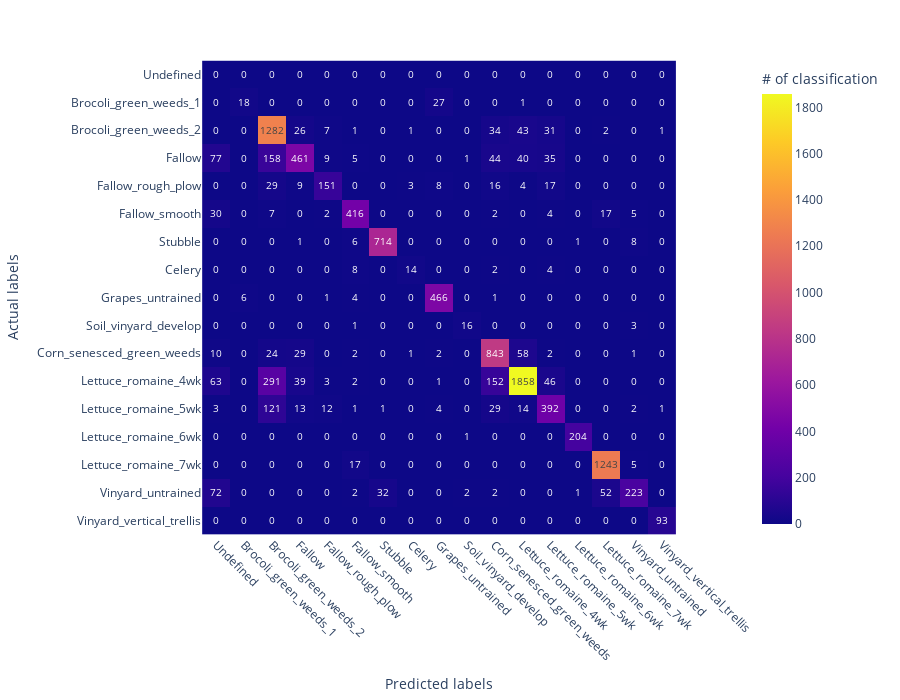

Source (notebook cell):
### Code cell
import plotly.express as px

def show_confusion_matrix(confusion_matrix, labels):
    fig = px.imshow(confusion_matrix, text_auto=True, 
                    labels=dict(x='Predicted labels', y='Actual labels', color='# of classification'),
                    x = labels,
                    y = labels,
                    height=700
                    )
    fig.update_xaxes(tickangle=45)
    fig.show()

conf_matrix = dict_results['IndianPines_FastICA_8_hamida']['Confusion matrix'][0]
show_confusion_matrix(conf_matrix, labels=SALINAS_LABELS)

### Figure 1 — Plotly figure (JSON) as saved in the notebook; plotly's stock layout.template omitted (floating-point values rounded to 4 significant figures; data arrays with more than 128 entries replaced by an {"elided": "..."} marker saying what was removed)
{"data": [{"coloraxis": "coloraxis", "hovertemplate": "Predicted labels: %{x}<br>Actual labels: %{y}<br># of classification: %{z}<extra></extra>", "name": "0", "texttemplate": "%{z}", "type": "heatmap", "x": ["Undefined", "Brocoli_green_weeds_1", "Brocoli_green_weeds_2", "Fallow", "Fallow_rough_plow", "Fallow_smooth", "Stubble", "Celery", "Grapes_untrained", "Soil_vinyard_develop", "Corn_senesced_green_weeds", "Lettuce_romaine_4wk", "Lettuce_romaine_5wk", "Lettuce_romaine_6wk", "Lettuce_romaine_7wk", "Vinyard_untrained", "Vinyard_vertical_trellis"], "xaxis": "x", "y": ["Undefined", "Brocoli_green_weeds_1", "Brocoli_green_weeds_2", "Fallow", "Fallow_rough_plow", "Fallow_smooth", "Stubble", "Celery", "Grapes_untrained", "Soil_vinyard_develop", "Corn_senesced_green_weeds", "Lettuce_romaine_4wk", "Lettuce_romaine_5wk", "Lettuce_romaine_6wk", "Lettuce_romaine_7wk", "Vinyard_untrained", "Vinyard_vertical_trellis"], "yaxis": "y", "z": {"elided": "17x17 int values"}}], "layout": {"coloraxis": {"colorbar": {"title": {"text": "# of classification"}}, "colorscale": [[0, "#0d0887"], [0.1111, "#46039f"], [0.2222, "#7201a8"], [0.3333, "#9c179e"], [0.4444, "#bd3786"], [0.5556, "#d8576b"], [0.6667, "#ed7953"], [0.7778, "#fb9f3a"], [0.8889, "#fdca26"], [1, "#f0f921"]]}, "height": 700, "margin": {"t": 60}, "xaxis": {"anchor": "y", "constrain": "domain", "domain": [0, 1], "scaleanchor": "y", "tickangle": 45, "title": {"text": "Predicted labels"}}, "yaxis": {"anchor": "x", "autorange": "reversed", "constrain": "domain", "domain": [0, 1], "title": {"text": "Actual labels"}}}}
